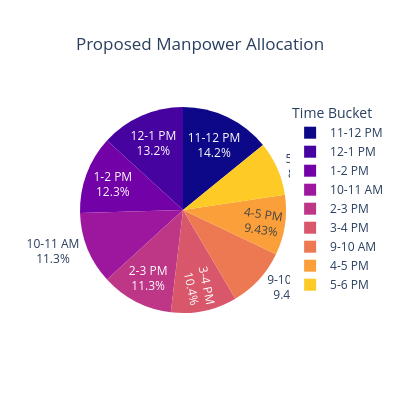

The code cell stored with this chart in its notebook:
### Code cell
# Example Manpower Allocation (Dummy Data)
manpower_allocation = {
    'Time_Bucket': ['9-10 AM', '10-11 AM', '11-12 PM', '12-1 PM', '1-2 PM', '2-3 PM', '3-4 PM', '4-5 PM', '5-6 PM'],
    'Agents_Required': [10, 12, 15, 14, 13, 12, 11, 10, 9]
}
df_manpower = pd.DataFrame(manpower_allocation)

# Creating a pie chart
fig6 = px.pie(df_manpower, values='Agents_Required', names='Time_Bucket', 
             title='Proposed Manpower Allocation',
             color_discrete_sequence=px.colors.sequential.Plasma)
fig6.update_traces(textinfo='percent+label')
fig6.update_layout(
    width=400,  # Adjust the width here
    height=400,  # You can also adjust the height if needed
    title=dict(x=0.5),  # Centering the title
    legend=dict(title="Time Bucket"))
fig6.show()

### Figure 1 — Plotly figure (JSON) as saved in the notebook; plotly's stock layout.template omitted (floating-point values rounded to 4 significant figures)
{"data": [{"domain": {"x": [0, 1], "y": [0, 1]}, "hovertemplate": "Time_Bucket=%{label}<br>Agents_Required=%{value}<extra></extra>", "labels": ["9-10 AM", "10-11 AM", "11-12 PM", "12-1 PM", "1-2 PM", "2-3 PM", "3-4 PM", "4-5 PM", "5-6 PM"], "legendgroup": "", "name": "", "showlegend": true, "textinfo": "percent+label", "type": "pie", "values": [10, 12, 15, 14, 13, 12, 11, 10, 9]}], "layout": {"height": 400, "legend": {"title": {"text": "Time Bucket"}, "tracegroupgap": 0}, "piecolorway": ["#0d0887", "#46039f", "#7201a8", "#9c179e", "#bd3786", "#d8576b", "#ed7953", "#fb9f3a", "#fdca26", "#f0f921"], "title": {"text": "Proposed Manpower Allocation", "x": 0.5}, "width": 400}}
